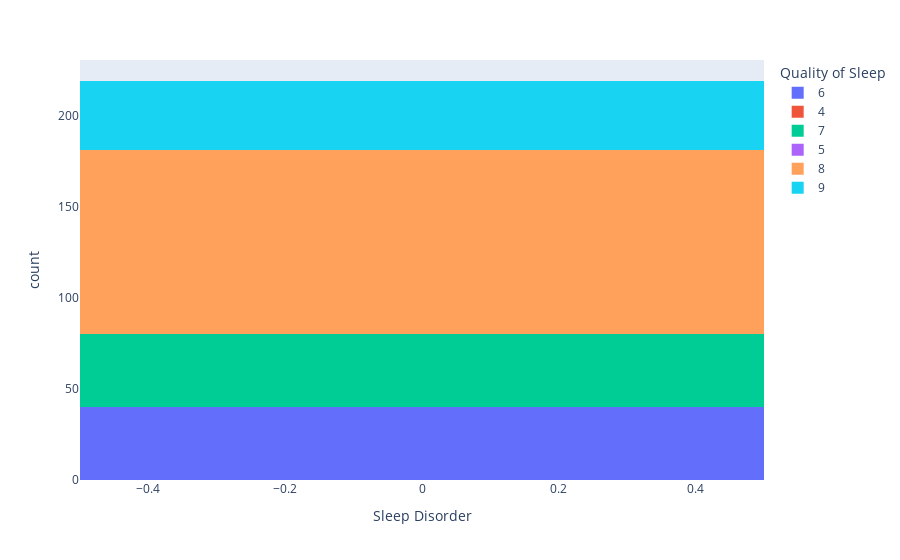

Source (notebook cell):
### Code cell
graphic = px.histogram(sleep_df, x = 'Sleep Disorder', color = 'Quality of Sleep' )
graphic.show()

### Figure 1 — Plotly figure (JSON) as saved in the notebook; plotly's stock layout.template omitted (floating-point values rounded to 4 significant figures)
{"data": [{"alignmentgroup": "True", "bingroup": "x", "hovertemplate": "Quality of Sleep=6<br>Sleep Disorder=%{x}<br>count=%{y}<extra></extra>", "legendgroup": "6", "marker": {"color": "#636efa", "pattern": {"shape": ""}}, "name": "6", "offsetgroup": "6", "orientation": "v", "showlegend": true, "type": "histogram", "x": [0, 0, 0, "Insomnia", 0, 0, 0, 0, 0, "Sleep Apnea", 0, 0, 0, 0, 0, 0, 0, 0, 0, 0, 0, 0, 0, 0, "Insomnia", 0, 0, 0, 0, 0, 0, 0, 0, 0, 0, 0, 0, 0, "Insomnia", "Sleep Apnea", "Sleep Apnea", "Insomnia", "Insomnia", "Insomnia", "Insomnia", "Insomnia", "Insomnia", "Insomnia", "Insomnia", "Insomnia", "Insomnia", "Insomnia", "Insomnia", 0, "Sleep Apnea", "Insomnia", "Insomnia", "Insomnia", "Insomnia", "Insomnia", "Insomnia", "Insomnia", "Insomnia", "Insomnia", "Insomnia", "Insomnia", "Insomnia", "Insomnia", "Insomnia", "Insomnia", "Insomnia", 0, 0, "Sleep Apnea", 0, "Sleep Apnea", "Sleep Apnea", "Sleep Apnea", "Sleep Apnea", "Sleep Apnea", "Sleep Apnea", "Sleep Apnea", "Sleep Apnea", "Insomnia", 0, "Sleep Apnea", "Sleep Apnea", "Sleep Apnea", "Sleep Apnea", "Sleep Apnea", "Sleep Apnea", "Sleep Apnea", "Sleep Apnea", "Sleep Apnea", "Sleep Apnea", "Sleep Apnea", "Sleep Apnea", "Sleep Apnea", "Sleep Apnea", "Sleep Apnea", "Sleep Apnea", "Sleep Apnea", "Sleep Apnea", "Sleep Apnea", "Sleep Apnea"], "xaxis": "x", "yaxis": "y"}, {"alignmentgroup": "True", "bingroup": "x", "hovertemplate": "Quality of Sleep=4<br>Sleep Disorder=%{x}<br>count=%{y}<extra></extra>", "legendgroup": "4", "marker": {"color": "#EF553B", "pattern": {"shape": ""}}, "name": "4", "offsetgroup": "4", "orientation": "v", "showlegend": true, "type": "histogram", "x": ["Sleep Apnea", "Sleep Apnea", "Insomnia", "Sleep Apnea", "Sleep Apnea"], "xaxis": "x", "yaxis": "y"}, {"alignmentgroup": "True", "bingroup": "x", "hovertemplate": "Quality of Sleep=7<br>Sleep Disorder=%{x}<br>count=%{y}<extra></extra>", "legendgroup": "7", "marker": {"color": "#00cc96", "pattern": {"shape": ""}}, "name": "7", "offsetgroup": "7", "orientation": "v", "showlegend": true, "type": "histogram", "x": [0, 0, 0, 0, 0, 0, 0, 0, 0, 0, 0, 0, 0, 0, 0, 0, 0, 0, 0, 0, 0, 0, 0, 0, 0, 0, 0, 0, "Sleep Apnea", 0, 0, 0, 0, 0, "Sleep Apnea", "Sleep Apnea", 0, 0, 0, "Insomnia", "Insomnia", "Insomnia", "Insomnia", "Insomnia", "Insomnia", "Insomnia", "Insomnia", "Insomnia", "Insomnia", "Insomnia", "Insomnia", "Insomnia", "Insomnia", "Insomnia", "Insomnia", "Insomnia", "Insomnia", "Insomnia", "Insomnia", "Insomnia", "Insomnia", "Insomnia", "Insomnia", "Insomnia", "Insomnia", 0, 0, 0, "Insomnia", "Insomnia", 0, "Insomnia", "Insomnia", "Insomnia", "Insomnia", "Insomnia", "Insomnia"], "xaxis": "x", "yaxis": "y"}, {"alignmentgroup": "True", "bingroup": "x", "hovertemplate": "Quality of Sleep=5<br>Sleep Disorder=%{x}<br>count=%{y}<extra></extra>", "legendgroup": "5", "marker": {"color": "#ab63fa", "pattern": {"shape": ""}}, "name": "5", "offsetgroup": "5", "orientation": "v", "showlegend": true, "type": "histogram", "x": ["Sleep Apnea", "Insomnia", "Sleep Apnea", "Insomnia", "Sleep Apnea", "Insomnia", "Insomnia"], "xaxis": "x", "yaxis": "y"}, {"alignmentgroup": "True", "bingroup": "x", "hovertemplate": "Quality of Sleep=8<br>Sleep Disorder=%{x}<br>count=%{y}<extra></extra>", "legendgroup": "8", "marker": {"color": "#FFA15A", "pattern": {"shape": ""}}, "name": "8", "offsetgroup": "8", "orientation": "v", "showlegend": true, "type": "histogram", "x": [0, 0, 0, 0, 0, 0, 0, 0, 0, 0, 0, 0, 0, "Insomnia", 0, 0, 0, 0, 0, 0, 0, 0, "Sleep Apnea", 0, 0, 0, 0, 0, 0, 0, 0, 0, 0, 0, 0, 0, 0, 0, 0, 0, 0, 0, 0, 0, 0, 0, 0, 0, 0, 0, 0, 0, 0, 0, 0, 0, 0, 0, 0, 0, "Sleep Apnea", "Insomnia", 0, 0, 0, 0, 0, 0, 0, 0, 0, 0, 0, 0, 0, 0, "Insomnia", 0, 0, 0, 0, 0, 0, 0, 0, 0, 0, 0, 0, 0, 0, 0, "Insomnia", "Insomnia", 0, 0, 0, 0, 0, 0, 0, 0, 0, 0, 0, 0, 0, 0, "Sleep Apnea"], "xaxis": "x", "yaxis": "y"}, {"alignmentgroup": "True", "bingroup": "x", "hovertemplate": "Quality of Sleep=9<br>Sleep Disorder=%{x}<br>count=%{y}<extra></extra>", "legendgroup": "9", "marker": {"color": "#19d3f3", "pattern": {"shape": ""}}, "name": "9", "offsetgroup": "9", "orientation": "v", "showlegend": true, "type": "histogram", "x": [0, 0, "Sleep Apnea", "Sleep Apnea", 0, 0, 0, 0, 0, 0, 0, 0, "Insomnia", 0, 0, 0, 0, 0, 0, 0, 0, 0, 0, 0, 0, 0, 0, 0, 0, 0, 0, 0, 0, 0, 0, 0, "Sleep Apnea", "Sleep Apnea", 0, 0, 0, "Sleep Apnea", "Sleep Apnea", "Sleep Apnea", "Sleep Apnea", "Sleep Apnea", "Sleep Apnea", "Sleep Apnea", "Sleep Apnea", "Sleep Apnea", "Sleep Apnea", "Sleep Apnea", "Sleep Apnea", "Sleep Apnea", "Sleep Apnea", 0, 0, "Sleep Apnea", "Sleep Apnea", "Sleep Apnea", "Sleep Apnea", "Sleep Apnea", "Sleep Apnea", "Sleep Apnea", "Sleep Apnea", "Sleep Apnea", "Sleep Apnea", "Sleep Apnea", "Sleep Apnea", "Sleep Apnea", "Sleep Apnea"], "xaxis": "x", "yaxis": "y"}], "layout": {"barmode": "relative", "legend": {"title": {"text": "Quality of Sleep"}, "tracegroupgap": 0}, "margin": {"t": 60}, "xaxis": {"anchor": "y", "domain": [0, 1], "title": {"text": "Sleep Disorder"}}, "yaxis": {"anchor": "x", "domain": [0, 1], "title": {"text": "count"}}}}
